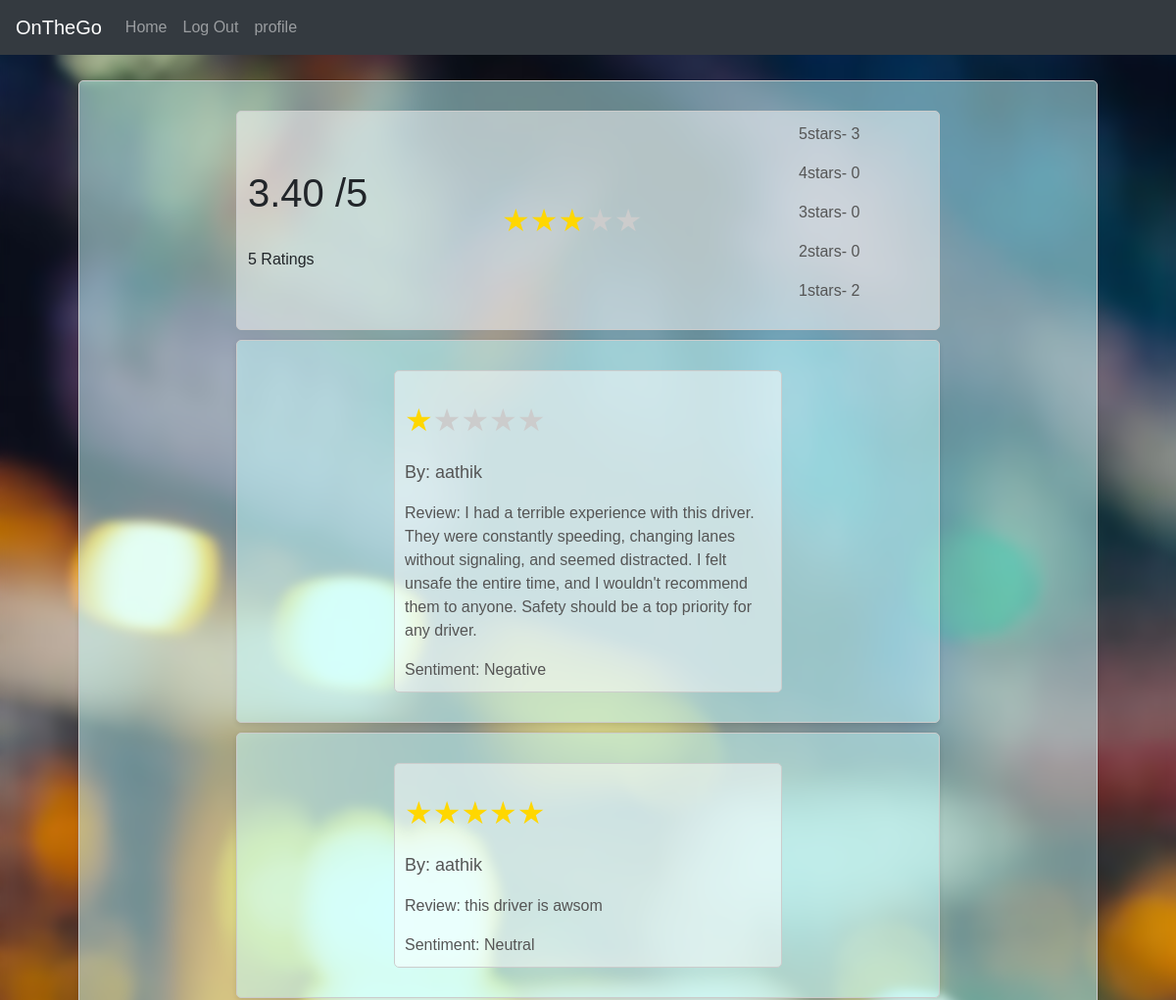
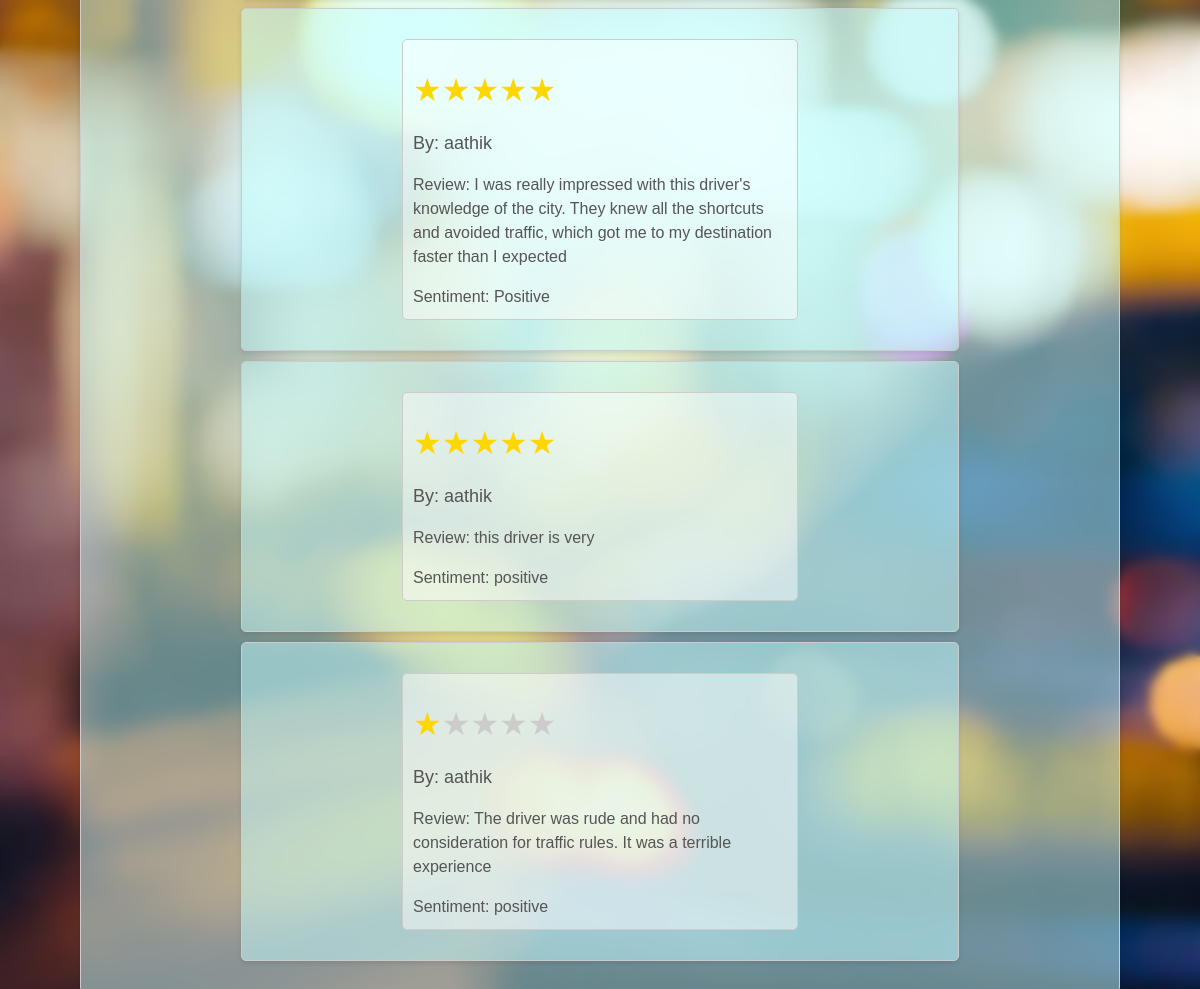
/Application_code/htdocs/driver/viewreviews.php (signed in), run on the app's committed database (2 pictures, top to bottom).
### tables this page shows
CREATE TABLE `driver_user_intraction` (
  `intractionID` int(150) NOT NULL,
  `did` int(255) NOT NULL,
  `user_review` varchar(500) NOT NULL,
  `id` int(255) NOT NULL,
  `rating` int(20) NOT NULL,
  `sentimentreview` varchar(50) NOT NULL
);

CREATE TABLE `user` (
  `id` int(255) NOT NULL,
  `name` varchar(255) NOT NULL,
  `email` varchar(255) NOT NULL,
  `password` varchar(255) NOT NULL
);

### Application_code/htdocs/driver/viewreviews.php (the view, shortened to what this page needs)
<!DOCTYPE html>
<html lang="en">
<head>
    <?php require_once('../setup/head.php'); ?>
    <?php require_once('../driversetup/navbar.php'); ?><br><br><br>
</head>
<body>
<?php
if (isset($_SESSION["did"]) && isset($_SESSION["name"])) {
    $driverID = $_SESSION["did"];
    require_once('../setup/dbcon.php');
    $sql = "SELECT DU.*, U.*
    FROM driver_user_intraction DU
    JOIN user U ON DU.id = U.id
    WHERE DU.did = $driverID";
    $result = $conn->query($sql);
    if ($result && $result->num_rows > 0) {
        $totalRating = 0;
        $totalRatingsCount = 0;
        while ($row = $result->fetch_assoc()) {
            $totalRating += intval($row['rating']);
            $totalRatingsCount++;
        }
        if ($totalRatingsCount > 0) {
            $averageRating = $totalRating / $totalRatingsCount;
        } else {
            $averageRating = 0;
        }
        echo '<div class="outer-card">';
        echo '<div class="inner-card">';
        $ratingCounts = array(0, 0, 0, 0, 0);
        echo '<table class="user-reviews-table">';
        echo '<tr>';
        echo '<td> <h1>' . number_format($averageRating, 2) . ' /5   </h1><br>  ' . $totalRatingsCount . ' Ratings</td>';
        echo '<td>' . getStarRatingHtml($averageRating) . '</td>';
        $result->data_seek(0);
        while ($row = $result->fetch_assoc()) {
            $individualRating = $row['rating'];
            $ratingCounts[$individualRating - 1]++;
        }
        echo '<td>';
        for ($i = 5; $i >= 1; $i--) {
            echo '<p>' . '   ' . $i . 'stars-    ' . $ratingCounts[$i - 1];
        }
        echo '</td>';
        echo '</tr>';
        echo '</table>';
        echo '</div>';
    }
    $result = $conn->query($sql);
    if ($result && $result->num_rows > 0) {
        while ($row = $result->fetch_assoc()) {
            $reviews = $row['user_review'];
            $rate = $row['rating'];
            $sentiment = $row['sentimentreview'];
            $name = $row['name'];
            echo '<div class="outer-card">';
            echo '<div class="inner-card">';
            echo '<p class="card-text star-rating">' . getStarRatingHtml($rate) . '</p>';
            echo '<p class="card-text name"> By: ' . $name . '</p>';
            echo '<p class="card-text">Review: ' . $reviews . '</p>';
            echo '<p class="card-text">Sentiment: ' . $sentiment . '</p>';
            echo '</div>';
            echo '</div>';
        }
        echo '</div>';
    } else {
        $reviews = array();
        echo '<div class="alert-box">
        <h1>No reviews found!</h1>
      </div>';
    }
} else {
    echo 'Driver ID not provided.';
}
function getStarRatingHtml($rating) {
    $starHtml = '<div class="stars">';
    for ($i = 1; $i <= 5; $i++) {
        $starClass = ($i <= $rating) ? 'filled' : '';
        $starHtml .= '<span class="star ' . $starClass . '">&#9733;</span>';
    }
    $starHtml .= '</div>';
    return $starHtml;
}
?>
</body>
</html>

### Application_code/htdocs/driver/viewreviews.php (style rules this page uses)
body { font-family: Arial, sans-serif; background-image: url('../assets/bg.jpg'); backdrop-filter: blur(5px); background-size: cover; background-repeat: no-repeat; background-attachment: fixed; margin: 0; padding: 0; }
.outer-card { border: 1px solid #ccc; border-radius: 5px; padding: 20px 80px; box-shadow: 0 2px 5px rgba(0, 0, 0, 0.1); background-color: rgba(200, 255, 255, 0.5); margin: 10px 80px; }
.inner-card { border: 1px solid #ccc; border-radius: 5px; padding: 10px; background-color: rgba(255, 255, 355, 0.5); margin: 10px 80px; }
p { color: #555; }
.star-rating { font-size: 24px; }
.star { font-size: 32px; color: #ccc; }
.filled { color: #FFD700; }
.name { font-size: 18px; color: #555; }
.user-reviews-table { width: 100%; margin: 0 auto; }

### data on the page
driver_user_intraction: id.name "aathik", user_review "I had a terrible experience with this driver. They were constantly speeding, changing lanes without signaling, and seemed distracted. I felt unsafe the entire time, and I wouldn't recommend them to anyone. Safety should be a top priority for any driver.", sentimentreview "Negative"
driver_user_intraction: id.name "aathik", user_review "this driver is awsom", sentimentreview "Neutral"
driver_user_intraction: id.name "aathik", user_review "I was really impressed with this driver's knowledge of the city. They knew all the shortcuts and avoided traffic, which got me to my destination faster than I expected", sentimentreview "Positive"
driver_user_intraction: id.name "aathik", user_review "this driver is very", sentimentreview "positive"
driver_user_intraction: id.name "aathik", user_review "The driver was rude and had no consideration for traffic rules. It was a terrible experience", sentimentreview "positive"

### other printed values
$averageRating "3.40"
$totalRatingsCount "5"
$ratingCounts[$i - 1] "3"
$ratingCounts[$i - 1] "0"
$ratingCounts[$i - 1] "2"
